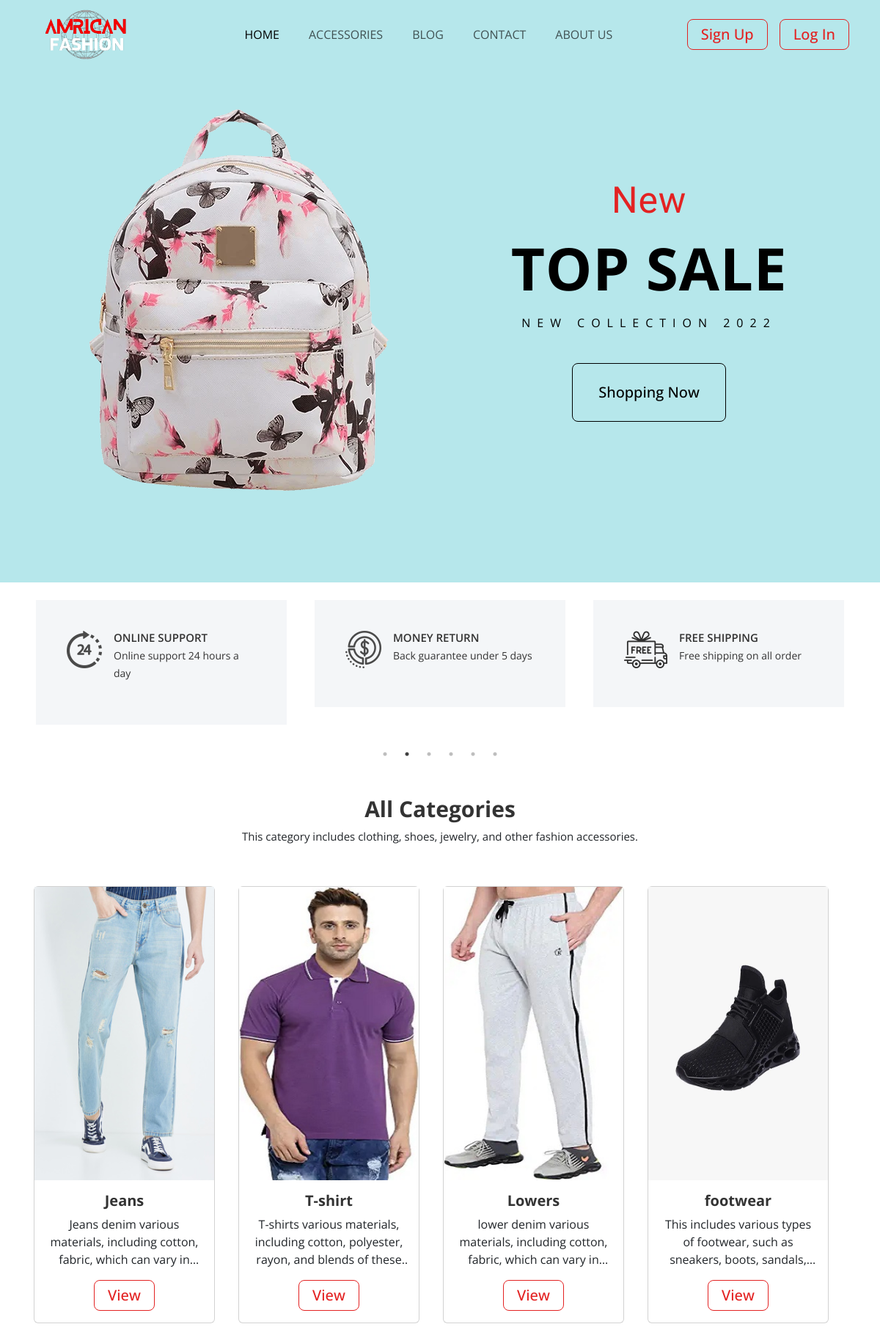
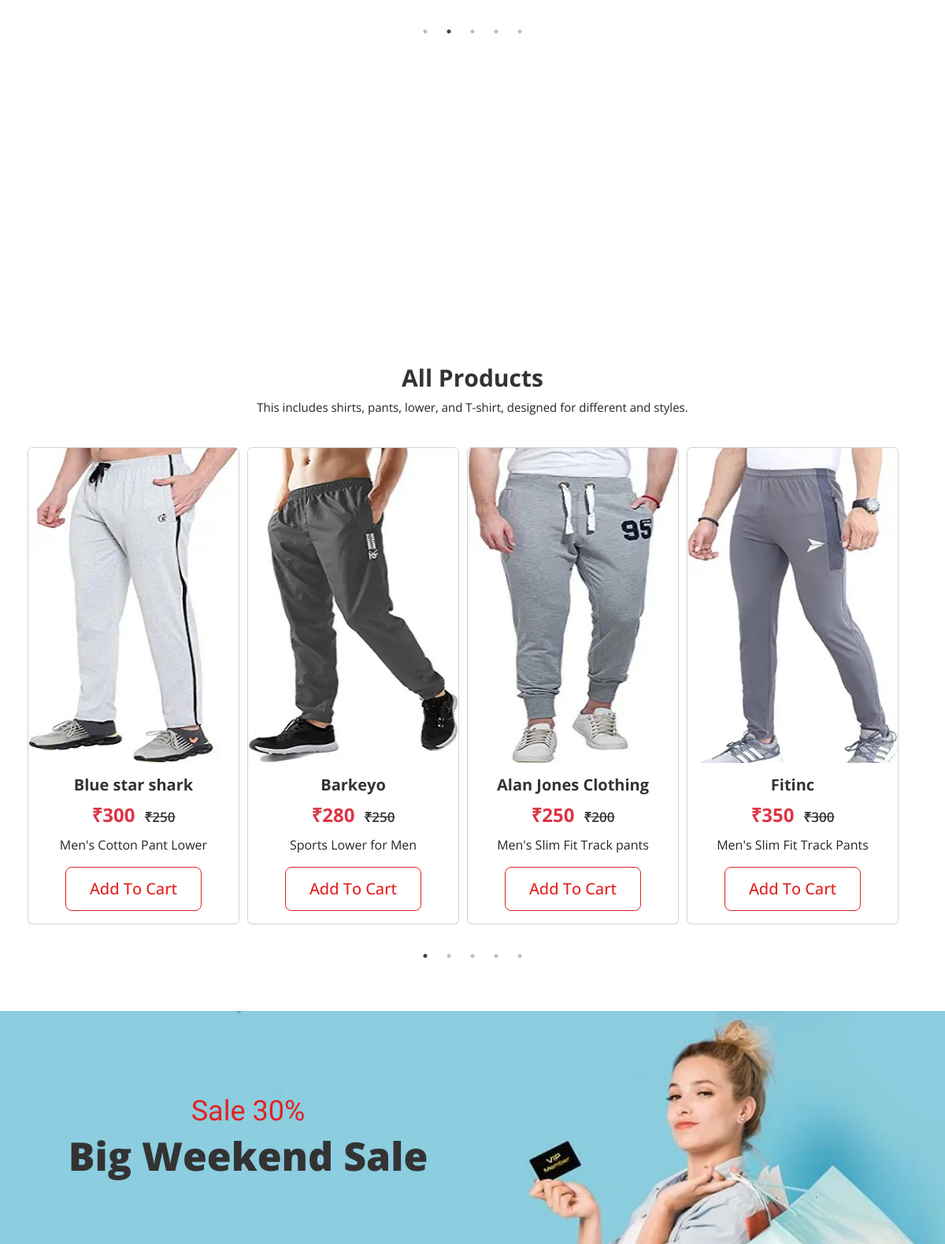
The page /home (upper part) on the database its author committed (2 pictures, top to bottom).
### catalog_settings/models.py (models this page shows, shortened)
class Category(models.Model):
    name = models.CharField(max_length=255)
    url = models.CharField(max_length=255)
    pic=models.ImageField(upload_to='catalog/')
    description = models.TextField()

class products(models.Model):
    name=models.CharField(max_length=200)
    catid=models.ForeignKey(Category,on_delete=models.CASCADE,related_name="categoryname")
    pic1=models.ImageField(upload_to='catalog/')
    pic2=models.ImageField(upload_to='catalog/')
    pic3=models.ImageField(upload_to='catalog/')
    pic4=models.ImageField(upload_to='catalog/')
    mrp=models.IntegerField()
    sellingprice=models.IntegerField()
    description=models.CharField(max_length=800)
    specification=models.CharField(max_length=600,default='')
    tag=models.CharField(max_length=200,choices=PRODUCT_TAG)
    available=models.CharField(max_length=200,choices=AVAILABILITY)
    class Meta:
        db_table='products'

### users/views.py (the view)
# urls.py: 2. Add a URL to urlpatterns:  path('', views.home, name='home')
def home(request):
	categories = Category.objects.all()
	blog = Blog.objects.all().order_by('id')[:3]
	prd=products.objects.all()
	cart_product_form= CartAddProductForm()
	return render(request,"after_home.html",{"title":"Home page",'categories':categories,'prd':prd,'blog':blog})

### template/after_home.html (shortened to what this page needs)
{% extends "main.html" %}
{% block content %}
{% load static %}
<section class="single-silder" style="background-color: #B6E7EB;">
    <div class="container">
        <div class="row mian-silder">
            <div class="col-xl-6 col-md-6 single-silder-image">
                <div class="silder-image">
                    <img src="{% static '/images/slider-hm2-1.webp' %}" alt="">
                </div>
            </div>
            <div class="col-xl-6 col-md-6 single-silder-content">
                <div class="silder-content">
                    <h4>New</h4>
                    <h2>top sale</h2>
                    <h6>new collection 2022</h6>
                    <div class="slider-btn">
                        <a class="btn-hover" href="{% url 'shop' %}">shopping now</a>
                    </div>
                </div>
            </div>
        </div>
    </div>
</section>
<div class="feature-area pt-4 ">
    <div class="container">
        <div class="row justify-content-between" id="rotate">
            <div class="col-md-4 col-lg-4 block">
                <div class="feature-wrap">
                    <div class="feature-image me-3">
                        <img src="{% static '/images/feature-2.webp' %}" alt="">
                    </div>
                    <div class="feature-content">
                        <h5>ONLINE SUPPORT</h5>
                        <p>Online support 24 hours a day</p>
                    </div>
                </div>
            </div>
            <div class="col-md-4 col-lg-4 block">
                <div class="feature-wrap">
                    <div class="feature-image me-3">
                        <img src="{% static '/images/feature-3.webp' %}" alt="">
                    </div>
                    <div class="feature-content">
                        <h5>MONEY RETURN</h5>
                        <p>Back guarantee under 5 days</p>
                    </div>
                </div>
            </div>
            <div class="col-md-4 col-lg-4 block">
                <div class="feature-wrap">
                    <div class="feature-image me-3">
                        <img src="{% static '/images/feature-1.webp' %}" alt="">
                    </div>
                    <div class="feature-content">
                        <h5>FREE SHIPPING</h5>
                        <p>Free shipping on all order</p>
                    </div>
                </div>
            </div>
        </div>
    </div>
</div>
<section class="hot-product">
    <div class="container">
        <div class="row">
            <div class="col-md-12">
                <div class="section-title text-center">
                    <h2 class="text-capitalize fw-bold">all categories</h2>
                    <p>This category includes clothing, shoes, jewelry, and other fashion accessories.</p>
                </div>
            </div>
            <div class="row product-list g-4" id="categories_silder">
                {% for category in categories %}
                {% if forloop.counter <= 5 %} <div class="col-md-3 col-lg-3 m-3">
                    <div class="card">
                        <div class="card-img">
                            <a href="{% url 'catalog' url=category.url %}"><img src="/media/{{category.pic}}" alt=""></a>
                        </div>
                        <div class="card-body products-content products-content-padding text-center">
                            <h4><a href="{% url 'catalog' url=category.url %}">{{category.name}}</a></h4>
                            <div class="product-desc mb-2">
                                {{category.description}}
                            </div>
                            <div class="product-prize mt-3">
                                <a href="{% url 'catalog' url=category.url %}" class="header-hover">View</a>
                            </div>
                        </div>
                    </div>
            </div>
            {% endif %}
            {% endfor%}
        </div>
    </div>
</section>
<section class="banner-2">
    <div class="container">
        <div class="row">
        </div>
</section>
<section class="hot-product">
    <div class="container">
        <div class="row">
            <div class="col-md-12">
                <div class="section-title text-center">
                    <h2 class="text-capitalize fw-bold">all products</h2>
                    <p>This includes shirts, pants, lower, and T-shirt, designed for different and styles.</p>
                </div>
            </div>
            <div class="row product-list g-4" id="product_silder">
                {% for shopping in prd %}
                {% if forloop.counter <= 5 %} <div class="col-md-3 col-lg-3">
                    <div class="card">
                        <div class="card-img">
                        <a href="/product/{{ shopping.id }}"><img src="/media/{{ shopping.pic2 }}" class="card-img-top" alt="..."></a>
                        </div>
                        <div class="card-body">
                            <h5 class="card-title "><a href="/product/{{ shopping.id }}">{{ shopping.name }}</a></h5>
                            <p class="card-text price">
                                <span class="fs-4 text-danger fw-bold me-2">₹{{ shopping.mrp }}</span>
                                <strike style="font-size:17px; font-weight: 600;color: #333">₹{{ shopping.sellingprice }}</strike>
                            </p>
                            <p class="product-bio">{{ shopping.description }}</p>
                            <form action="/cart/add/{{shopping.id}}" method="post">
                               <button class="card-hover" >Add to cart</button><br>
                            </form>
                        </div>
                    </div>
            </div>
            {% endif %}
            {% endfor%}
        </div>
    </div>
</section>
<section class="deal-area-img">
    <div class="container">
        <div class="row">
            <div class="col-md-6">
                <div class="deal-content">
                    <h3>Sale 30%</h3>
                    <h2>Big Weekend Sale</h2>
                    <div class="timer">
                        <a data-type="countdown" data-id="4047685" class="tickcounter"
                            style="display: block; width: 300px; height: 132px; margin: 0 auto" title="Countdown"
                            href="//www.tickcounter.com/"></a>
                    </div>
                </div>
            </div>
        </div>
    </div>
</section>
{% endblock %}

### rows shown on the page
Category: pic (picture), name "Jeans", description "Jeans denim various materials, including cotton, fabric, which can vary…"
Category: pic (picture), name "T-shirt", description "T-shirts various materials, including cotton, polyester, rayon, and blends of…"
Category: pic (picture), name "Lowers", description "lower denim various materials, including cotton, fabric, which can vary…"
Category: pic (picture), name "footwear", description "This includes various types of footwear, such as sneakers, boots,…"
products: pic2 (picture), name "Blue star shark", mrp "300", sellingprice "250", description "Men's Cotton Pant Lower"
products: pic2 (picture), name "Barkeyo", mrp "280", sellingprice "250", description "Sports Lower for Men"
products: pic2 (picture), name "Alan Jones Clothing", mrp "250", sellingprice "200", description "Men's Slim Fit Track pants"
products: pic2 (picture), name "Fitinc", mrp "350", sellingprice "300", description "Men's Slim Fit Track Pants"
